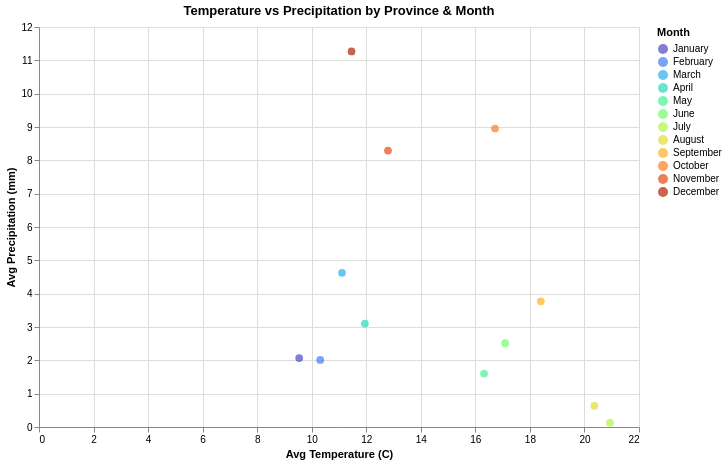

Write notebook code for a chart like this one.
### Code cell
scatter_precip = scatter_precip.with_columns([
    pl.col("provincia").cast(pl.String),
    pl.col("mes").cast(pl.String)
])

prov_list_precip = sorted(scatter_precip["provincia"].unique())

selector_precip = alt.selection_point(
    fields=["provincia"],
    bind=alt.binding_select(options=prov_list_precip, name="Select Province: "),
    value=[{"provincia": prov_list_precip[0]}]
)

alt.Chart(scatter_precip).mark_circle(size=60, opacity=0.7).encode(
    x=alt.X("temp_mean:Q", title="Avg Temperature (C)"),
    y=alt.Y("precip_mean:Q", title="Avg Precipitation (mm)"),
    color=alt.Color("mes:N", title="Month", sort=list(month_order),
                    scale=alt.Scale(scheme="turbo")),
    tooltip=["mes", "provincia",
             alt.Tooltip("temp_mean", format=".1f"),
             alt.Tooltip("precip_mean", format=".2f")]
).add_params(
    selector_precip
).transform_filter(
    selector_precip
).properties(
    title="Temperature vs Precipitation by Province & Month",
    width=600,
    height=400
).interactive().show()

### Figure 1 — Vega specification as saved in the notebook (floating-point values rounded to 4 significant figures; data arrays with more than 128 entries replaced by an {"elided": "..."} marker saying what was removed)
{"$schema": "https://vega.github.io/schema/vega/v6.json", "data": [{"name": "_server_source_0", "values": {"elided": "648 records"}}, {"name": "param_83135ee97baa9aca_store", "values": [{"unit": "", "fields": [{"type": "E", "field": "provincia"}], "values": ["A CORUÑA"]}]}, {"name": "param_1e9efca18e7a2868_store"}, {"name": "source_0", "source": "_server_source_0", "transform": [{"type": "filter", "expr": "!length(data(\"param_83135ee97baa9aca_store\")) || vlSelectionTest(\"param_83135ee97baa9aca_store\", datum)"}, {"type": "formula", "expr": "datum[\"mes\"]===\"January\" ? 0 : datum[\"mes\"]===\"February\" ? 1 : datum[\"mes\"]===\"March\" ? 2 : datum[\"mes\"]===\"April\" ? 3 : datum[\"mes\"]===\"May\" ? 4 : datum[\"mes\"]===\"June\" ? 5 : datum[\"mes\"]===\"July\" ? 6 : datum[\"mes\"]===\"August\" ? 7 : datum[\"mes\"]===\"September\" ? 8 : datum[\"mes\"]===\"October\" ? 9 : datum[\"mes\"]===\"November\" ? 10 : datum[\"mes\"]===\"December\" ? 11 : 12", "as": "color_mes_sort_index"}, {"type": "project", "fields": ["color_mes_sort_index", "mes", "precip_mean", "provincia", "temp_mean"]}]}, {"name": "data_0", "source": "source_0", "transform": [{"type": "filter", "expr": "isValid(datum[\"temp_mean\"]) && isFinite(+datum[\"temp_mean\"]) && isValid(datum[\"precip_mean\"]) && isFinite(+datum[\"precip_mean\"])"}, {"type": "project", "fields": ["mes", "precip_mean", "provincia", "temp_mean"]}]}, {"name": "data_0_x_domain_temp_mean", "source": "data_0", "transform": [{"type": "formula", "expr": "+datum['temp_mean']", "as": "temp_mean"}, {"type": "aggregate", "groupby": [], "fields": ["temp_mean", "temp_mean"], "ops": ["min", "max"], "as": ["min", "max"]}]}, {"name": "data_0_y_domain_precip_mean", "source": "data_0", "transform": [{"type": "formula", "expr": "+datum['precip_mean']", "as": "precip_mean"}, {"type": "aggregate", "groupby": [], "fields": ["precip_mean", "precip_mean"], "ops": ["min", "max"], "as": ["min", "max"]}]}, {"name": "source_0_color_domain_mes", "source": "source_0", "transform": [{"type": "aggregate", "groupby": ["mes"], "fields": ["color_mes_sort_index"], "ops": ["min"], "as": ["sort_field"]}, {"type": "project", "fields": ["mes", "sort_field"]}]}], "signals": [{"name": "unit", "value": {}, "on": [{"events": "pointermove", "update": "isTuple(group()) ? group() : unit"}]}, {"name": "param_83135ee97baa9aca_provincia", "init": "\"A CORUÑA\"", "bind": {"input": "select", "options": ["A CORUÑA", "ALBACETE", "ALICANTE", "ALMERIA", "ARABA/ALAVA", "ASTURIAS", "AVILA", "BADAJOZ", "BALEARES", "BARCELONA", "BIZKAIA", "BURGOS", "CACERES", "CADIZ", "CANTABRIA", "CASTELLON", "CEUTA", "CIUDAD REAL", "CORDOBA", "CUENCA", "GIPUZKOA", "GIRONA", "GRANADA", "GUADALAJARA", "HUELVA", "HUESCA", "ILLES BALEARS", "JAEN", "LA RIOJA", "LAS PALMAS", "LEON", "LLEIDA", "LUGO", "MADRID", "MALAGA", "MELILLA", "MURCIA", "NAVARRA", "OURENSE", "PALENCIA", "PONTEVEDRA", "SALAMANCA", "SANTA CRUZ DE TENERIFE", "SEGOVIA", "SEVILLA", "SORIA", "STA. CRUZ DE TENERIFE", "TARRAGONA", "TERUEL", "TOLEDO", "VALENCIA", "VALLADOLID", "ZAMORA", "ZARAGOZA"], "name": "Select Province: "}}, {"name": "param_83135ee97baa9aca", "update": "vlSelectionResolve(\"param_83135ee97baa9aca_store\", \"union\", true, true)"}, {"name": "param_1e9efca18e7a2868", "update": "vlSelectionResolve(\"param_1e9efca18e7a2868_store\", \"union\")"}, {"name": "param_83135ee97baa9aca_tuple", "update": "param_83135ee97baa9aca_provincia !== null ? {fields: param_83135ee97baa9aca_tuple_fields, values: [param_83135ee97baa9aca_provincia]} : null"}, {"name": "param_83135ee97baa9aca_tuple_fields", "value": [{"type": "E", "field": "provincia"}]}, {"name": "param_83135ee97baa9aca_modify", "on": [{"events": {"signal": "param_83135ee97baa9aca_tuple"}, "update": "modify(\"param_83135ee97baa9aca_store\", param_83135ee97baa9aca_tuple, true)"}]}, {"name": "param_1e9efca18e7a2868_temp_mean", "on": [{"events": [{"source": "view", "type": "dblclick"}], "update": "null"}, {"events": {"signal": "param_1e9efca18e7a2868_translate_delta"}, "update": "panLinear(param_1e9efca18e7a2868_translate_anchor.extent_x, -param_1e9efca18e7a2868_translate_delta.x / width)"}, {"events": {"signal": "param_1e9efca18e7a2868_zoom_delta"}, "update": "zoomLinear(domain(\"x\"), param_1e9efca18e7a2868_zoom_anchor.x, param_1e9efca18e7a2868_zoom_delta)"}]}, {"name": "param_1e9efca18e7a2868_precip_mean", "on": [{"events": [{"source": "view", "type": "dblclick"}], "update": "null"}, {"events": {"signal": "param_1e9efca18e7a2868_translate_delta"}, "update": "panLinear(param_1e9efca18e7a2868_translate_anchor.extent_y, param_1e9efca18e7a2868_translate_delta.y / height)"}, {"events": {"signal": "param_1e9efca18e7a2868_zoom_delta"}, "update": "zoomLinear(domain(\"y\"), param_1e9efca18e7a2868_zoom_anchor.y, param_1e9efca18e7a2868_zoom_delta)"}]}, {"name": "param_1e9efca18e7a2868_tuple", "on": [{"events": [{"signal": "param_1e9efca18e7a2868_temp_mean || param_1e9efca18e7a2868_precip_mean"}], "update": "param_1e9efca18e7a2868_temp_mean && param_1e9efca18e7a2868_precip_mean ? {unit: \"\", fields: param_1e9efca18e7a2868_tuple_fields, values: [param_1e9efca18e7a2868_temp_mean,param_1e9efca18e7a2868_precip_mean]} : null"}]}, {"name": "param_1e9efca18e7a2868_tuple_fields", "value": [{"field": "temp_mean", "channel": "x", "type": "R"}, {"field": "precip_mean", "channel": "y", "type": "R"}]}, {"name": "param_1e9efca18e7a2868_translate_anchor", "value": {}, "on": [{"events": [{"source": "scope", "type": "pointerdown"}], "update": "{x: x(unit), y: y(unit), extent_x: domain(\"x\"), extent_y: domain(\"y\")}"}]}, {"name": "param_1e9efca18e7a2868_translate_delta", "value": {}, "on": [{"events": [{"source": "window", "between": [{"source": "scope", "type": "pointerdown"}, {"source": "window", "type": "pointerup"}], "type": "pointermove", "consume": true}], "update": "{x: param_1e9efca18e7a2868_translate_anchor.x - x(unit), y: param_1e9efca18e7a2868_translate_anchor.y - y(unit)}"}]}, {"name": "param_1e9efca18e7a2868_zoom_anchor", "on": [{"events": [{"source": "scope", "type": "wheel", "consume": true}], "update": "{x: invert(\"x\", x(unit)), y: invert(\"y\", y(unit))}"}]}, {"name": "param_1e9efca18e7a2868_zoom_delta", "on": [{"events": [{"source": "scope", "consume": true, "type": "wheel"}], "update": "pow(1.001, event.deltaY * pow(16, event.deltaMode))", "force": true}]}, {"name": "param_1e9efca18e7a2868_modify", "on": [{"events": {"signal": "param_1e9efca18e7a2868_tuple"}, "update": "modify(\"param_1e9efca18e7a2868_store\", param_1e9efca18e7a2868_tuple, true)"}]}], "marks": [{"type": "symbol", "name": "marks", "from": {"data": "data_0"}, "encode": {"update": {"opacity": {"value": 0.7}, "tooltip": {"signal": "{\"mes\": isValid(datum[\"mes\"]) ? isArray(datum[\"mes\"]) ? join(datum[\"mes\"], '\\n') : datum[\"mes\"] : \"\"+datum[\"mes\"], \"provincia\": isValid(datum[\"provincia\"]) ? isArray(datum[\"provincia\"]) ? join(datum[\"provincia\"], '\\n') : datum[\"provincia\"] : \"\"+datum[\"provincia\"], \"temp_mean\": format(datum[\"temp_mean\"], \".1f\"), \"precip_mean\": format(datum[\"precip_mean\"], \".2f\")}"}, "size": {"value": 60}, "shape": {"value": "circle"}, "x": {"field": "temp_mean", "scale": "x"}, "fill": {"field": "mes", "scale": "color"}, "y": {"field": "precip_mean", "scale": "y"}}}, "interactive": true, "style": ["circle"], "clip": true}], "scales": [{"name": "x", "type": "linear", "domain": [{"signal": "(data(\"data_0_x_domain_temp_mean\")[0] || {}).min"}, {"signal": "(data(\"data_0_x_domain_temp_mean\")[0] || {}).max"}], "range": [0, {"signal": "width"}], "domainRaw": {"signal": "param_1e9efca18e7a2868[\"temp_mean\"]"}, "zero": true, "nice": true}, {"name": "y", "type": "linear", "domain": [{"signal": "(data(\"data_0_y_domain_precip_mean\")[0] || {}).min"}, {"signal": "(data(\"data_0_y_domain_precip_mean\")[0] || {}).max"}], "range": [{"signal": "height"}, 0], "domainRaw": {"signal": "param_1e9efca18e7a2868[\"precip_mean\"]"}, "nice": true, "zero": true}, {"name": "color", "type": "ordinal", "domain": {"data": "source_0_color_domain_mes", "field": "mes", "sort": {"op": "max", "field": "sort_field"}}, "range": {"scheme": "turbo"}}], "axes": [{"scale": "x", "minExtent": 0, "domain": false, "tickCount": {"signal": "ceil(width/40)"}, "ticks": false, "grid": true, "maxExtent": 0, "orient": "bottom", "labels": false, "zindex": 0, "aria": false, "gridScale": "y"}, {"scale": "y", "aria": false, "ticks": false, "tickCount": {"signal": "ceil(height/40)"}, "domain": false, "maxExtent": 0, "orient": "left", "minExtent": 0, "zindex": 0, "grid": true, "labels": false, "gridScale": "x"}, {"scale": "x", "labelFlush": true, "grid": false, "labelOverlap": true, "tickCount": {"signal": "ceil(width/40)"}, "zindex": 0, "title": "Avg Temperature (C)", "orient": "bottom"}, {"scale": "y", "tickCount": {"signal": "ceil(height/40)"}, "zindex": 0, "orient": "left", "title": "Avg Precipitation (mm)", "labelOverlap": true, "grid": false}], "title": {"text": "Temperature vs Precipitation by Province & Month", "frame": "group"}, "padding": 5, "height": 400, "background": "white", "style": "cell", "legends": [{"title": "Month", "fill": "color", "symbolType": "circle", "encode": {"symbols": {"update": {"opacity": {"value": 0.7}}}}}], "width": 600}
